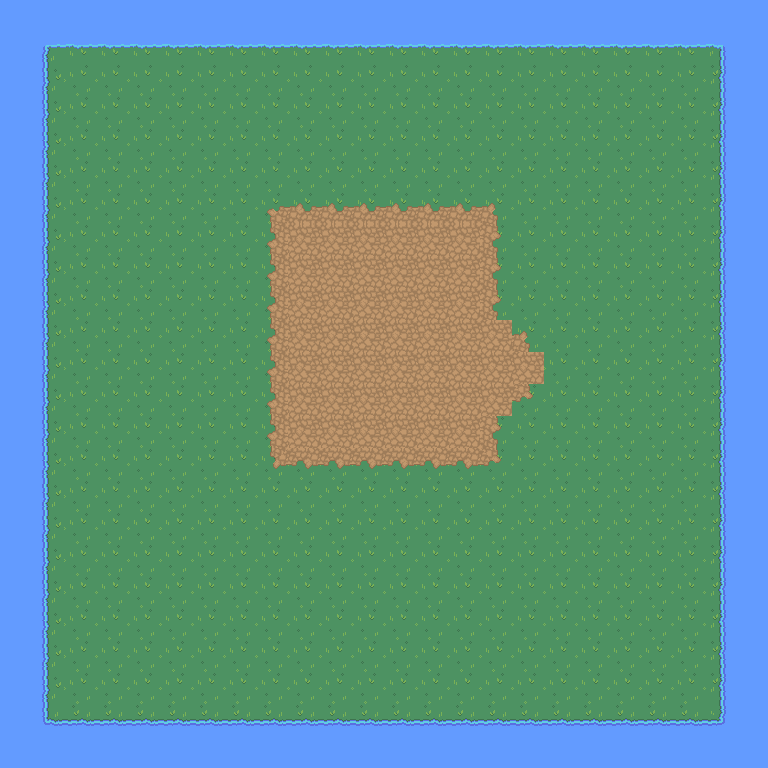

A level layout from a 2D game, rendered from its tile map. Below: a short description, then the map file with its tile-grid data intact:
An orthogonal 24x24 tile map with 32x32 px tiles, 2 tile layers (Tile Layer 1, Tile Layer 2).

<map version="1.9" tiledversion="1.9.1" orientation="orthogonal" renderorder="right-down" width="24" height="24" tilewidth="32" tileheight="32" infinite="0" nextlayerid="3" nextobjectid="1">
 <tileset firstgid="1" source="Nature tileset.tsx" />
 <layer id="1" name="Tile Layer 1" width="24" height="24">
  <data encoding="csv">
41,41,41,41,41,41,41,41,41,41,41,41,41,41,41,41,41,41,41,41,41,41,41,41,
41,41,41,41,41,41,41,41,41,41,41,41,41,41,41,41,41,41,41,41,41,41,41,41,
41,41,41,41,41,41,41,41,41,41,41,41,41,41,41,41,41,41,41,41,41,41,41,41,
41,41,41,41,41,41,41,41,41,41,41,41,41,41,41,41,41,41,41,41,41,41,41,41,
41,41,41,41,41,41,41,41,41,41,41,41,41,41,41,41,41,41,41,41,41,41,41,41,
41,41,41,41,41,41,41,41,41,41,41,41,41,41,41,41,41,41,41,41,41,41,41,41,
41,41,41,41,41,41,41,41,41,41,41,41,41,41,41,41,41,41,41,41,41,41,41,41,
41,41,41,41,41,41,41,41,41,41,41,41,41,41,41,41,41,41,41,41,41,41,41,41,
41,41,41,41,41,41,41,41,41,41,41,41,41,41,41,41,41,41,41,41,41,41,41,41,
41,41,41,41,41,41,41,41,41,41,41,41,41,41,41,41,41,41,41,41,41,41,41,41,
41,41,41,41,41,41,41,41,41,41,41,41,41,41,41,41,41,41,41,41,41,41,41,41,
41,41,41,41,41,41,41,41,41,41,41,41,41,41,41,41,41,41,41,41,41,41,41,41,
41,41,41,41,41,41,41,41,41,41,41,41,41,41,41,41,41,41,41,41,41,41,41,41,
41,41,41,41,41,41,41,41,41,41,41,41,41,41,41,41,41,41,41,41,41,41,41,41,
41,41,41,41,41,41,41,41,41,41,41,41,41,41,41,41,41,41,41,41,41,41,41,41,
41,41,41,41,41,41,41,41,41,41,41,41,41,41,41,41,41,41,41,41,41,41,41,41,
41,41,41,41,41,41,41,41,41,41,41,41,41,41,41,41,41,41,41,41,41,41,41,41,
41,41,41,41,41,41,41,41,41,41,41,41,41,41,41,41,41,41,41,41,41,41,41,41,
41,41,41,41,41,41,41,41,41,41,41,41,41,41,41,41,41,41,41,41,41,41,41,41,
41,41,41,41,41,41,41,41,41,41,41,41,41,41,41,41,41,41,41,41,41,41,41,41,
41,41,41,41,41,41,41,41,41,41,41,41,41,41,41,41,41,41,41,41,41,41,41,41,
41,41,41,41,41,41,41,41,41,41,41,41,41,41,41,41,41,41,41,41,41,41,41,41,
41,41,41,41,41,41,41,41,41,41,41,41,41,41,41,41,41,41,41,41,41,41,41,41,
41,41,41,41,41,41,41,41,41,41,41,41,41,41,41,41,41,41,41,41,41,41,41,41
</data>
 </layer>
 <layer id="2" name="Tile Layer 2" width="24" height="24">
  <data encoding="csv">
42,42,42,42,42,42,42,42,42,42,42,42,42,42,42,42,42,42,42,42,42,42,42,42,
42,66,67,67,67,67,67,67,67,67,67,67,67,67,67,67,67,67,67,67,67,67,68,42,
42,86,0,0,0,0,0,0,0,0,0,0,0,0,0,0,0,0,0,0,0,0,88,42,
42,86,0,0,0,0,0,0,0,0,0,0,0,0,0,0,0,0,0,0,0,0,88,42,
42,86,0,0,0,0,0,0,0,0,0,0,0,0,0,0,0,0,0,0,0,0,88,42,
42,86,0,0,0,0,0,0,0,0,0,0,0,0,0,0,0,0,0,0,0,0,88,42,
42,86,0,0,0,0,0,0,126,127,127,127,127,127,127,128,0,0,0,0,0,0,88,42,
42,86,0,0,0,0,0,0,146,147,147,147,147,147,147,148,0,0,0,0,0,0,88,42,
42,86,0,0,0,0,0,0,146,147,147,147,147,147,147,148,0,0,0,0,0,0,88,42,
42,86,0,0,0,0,0,0,146,147,147,147,147,147,147,148,0,0,0,0,0,0,88,42,
42,86,0,0,0,0,0,0,146,147,147,147,147,147,147,147,128,0,0,0,0,0,88,42,
42,86,0,0,0,0,0,0,146,147,147,147,147,147,147,147,147,0,0,0,0,0,88,42,
42,86,0,0,0,0,0,0,146,147,147,147,147,147,147,147,168,0,0,0,0,0,88,42,
42,86,0,0,0,0,0,0,146,147,147,147,147,147,147,148,0,0,0,0,0,0,88,42,
42,86,0,0,0,0,0,0,166,167,167,167,167,167,167,168,0,0,0,0,0,0,88,42,
42,86,0,0,0,0,0,0,0,0,0,0,0,0,0,0,0,0,0,0,0,0,88,42,
42,86,0,0,0,0,0,0,0,0,0,0,0,0,0,0,0,0,0,0,0,0,88,42,
42,86,0,0,0,0,0,0,0,0,0,0,0,0,0,0,0,0,0,0,0,0,88,42,
42,86,0,0,0,0,0,0,0,0,0,0,0,0,0,0,0,0,0,0,0,0,88,42,
42,86,0,0,0,0,0,0,0,0,0,0,0,0,0,0,0,0,0,0,0,0,88,42,
42,86,0,0,0,0,0,0,0,0,0,0,0,0,0,0,0,0,0,0,0,0,88,42,
42,86,0,0,0,0,0,0,0,0,0,0,0,0,0,0,0,0,0,0,0,0,88,42,
42,106,107,107,107,107,107,107,107,107,107,107,107,107,107,107,107,107,107,107,107,107,108,42,
42,42,42,42,42,42,42,42,42,42,42,42,42,42,42,42,42,42,42,42,42,42,42,42
</data>
 </layer>
</map>
